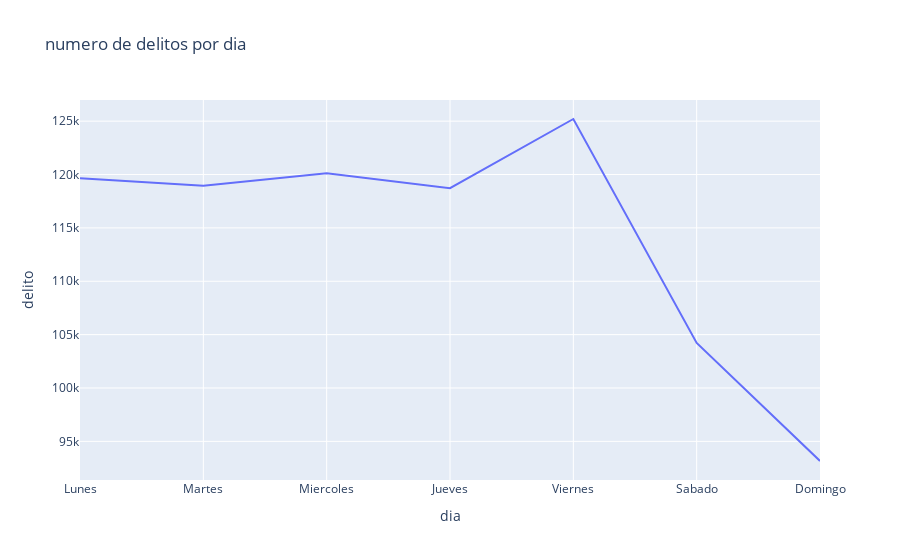

The cell this chart's notebook holds for it:
### Code cell
df_x = dias_semana_ordenada
fig = px.line(df_x, x="dia", y="delito", title='numero de delitos por dia')
fig.show()

### Figure 1 — Plotly figure (JSON) as saved in the notebook; plotly's stock layout.template omitted (floating-point values rounded to 4 significant figures)
{"data": [{"hovertemplate": "dia=%{x}<br>delito=%{y}<extra></extra>", "legendgroup": "", "line": {"color": "#636efa", "dash": "solid"}, "mode": "lines", "name": "", "orientation": "v", "showlegend": false, "type": "scatter", "x": ["Lunes", "Martes", "Miercoles", "Jueves", "Viernes", "Sabado", "Domingo"], "xaxis": "x", "y": [119652, 118942, 120126, 118719, 125203, 104218, 93161], "yaxis": "y"}], "layout": {"legend": {"tracegroupgap": 0}, "title": {"text": "numero de delitos por dia"}, "xaxis": {"anchor": "y", "domain": [0, 1], "title": {"text": "dia"}}, "yaxis": {"anchor": "x", "domain": [0, 1], "title": {"text": "delito"}}}}
